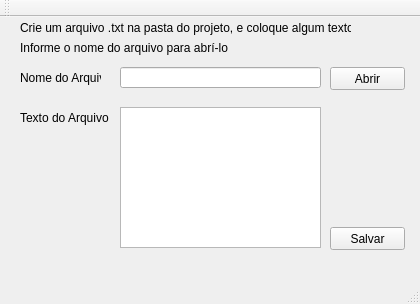
<?xml version="1.0" encoding="UTF-8"?>
<ui version="4.0">
 <class>MainWindow</class>
 <widget class="QMainWindow" name="MainWindow">
  <property name="geometry">
   <rect>
    <x>0</x>
    <y>0</y>
    <width>420</width>
    <height>304</height>
   </rect>
  </property>
  <property name="windowTitle">
   <string>MainWindow</string>
  </property>
  <widget class="QWidget" name="centralWidget">
   <widget class="QPushButton" name="pushButton">
    <property name="geometry">
     <rect>
      <x>330</x>
      <y>50</y>
      <width>75</width>
      <height>23</height>
     </rect>
    </property>
    <property name="text">
     <string>Abrir</string>
    </property>
   </widget>
   <widget class="QLineEdit" name="lineEdit">
    <property name="geometry">
     <rect>
      <x>120</x>
      <y>50</y>
      <width>201</width>
      <height>21</height>
     </rect>
    </property>
   </widget>
   <widget class="QLabel" name="label">
    <property name="geometry">
     <rect>
      <x>20</x>
      <y>0</y>
      <width>331</width>
      <height>21</height>
     </rect>
    </property>
    <property name="text">
     <string>Crie um arquivo .txt na pasta do projeto, e coloque algum texto</string>
    </property>
   </widget>
   <widget class="QLabel" name="label_2">
    <property name="geometry">
     <rect>
      <x>20</x>
      <y>20</y>
      <width>331</width>
      <height>21</height>
     </rect>
    </property>
    <property name="text">
     <string>Informe o nome do arquivo para abrí-lo</string>
    </property>
   </widget>
   <widget class="QLabel" name="label_3">
    <property name="geometry">
     <rect>
      <x>20</x>
      <y>50</y>
      <width>81</width>
      <height>21</height>
     </rect>
    </property>
    <property name="text">
     <string>Nome do Arquivo</string>
    </property>
   </widget>
   <widget class="QLabel" name="label_4">
    <property name="geometry">
     <rect>
      <x>20</x>
      <y>90</y>
      <width>91</width>
      <height>21</height>
     </rect>
    </property>
    <property name="text">
     <string>Texto do Arquivo</string>
    </property>
   </widget>
   <widget class="QTextEdit" name="textEdit">
    <property name="geometry">
     <rect>
      <x>120</x>
      <y>90</y>
      <width>201</width>
      <height>141</height>
     </rect>
    </property>
   </widget>
   <widget class="QPushButton" name="salvar_pushButton">
    <property name="geometry">
     <rect>
      <x>330</x>
      <y>210</y>
      <width>75</width>
      <height>23</height>
     </rect>
    </property>
    <property name="text">
     <string>Salvar</string>
    </property>
   </widget>
  </widget>
  <widget class="QMenuBar" name="menuBar">
   <property name="geometry">
    <rect>
     <x>0</x>
     <y>0</y>
     <width>420</width>
     <height>17</height>
    </rect>
   </property>
  </widget>
  <widget class="QToolBar" name="mainToolBar">
   <attribute name="toolBarArea">
    <enum>TopToolBarArea</enum>
   </attribute>
   <attribute name="toolBarBreak">
    <bool>false</bool>
   </attribute>
  </widget>
  <widget class="QStatusBar" name="statusBar"/>
 </widget>
 <layoutdefault spacing="6" margin="11"/>
 <resources/>
 <connections/>
</ui>
